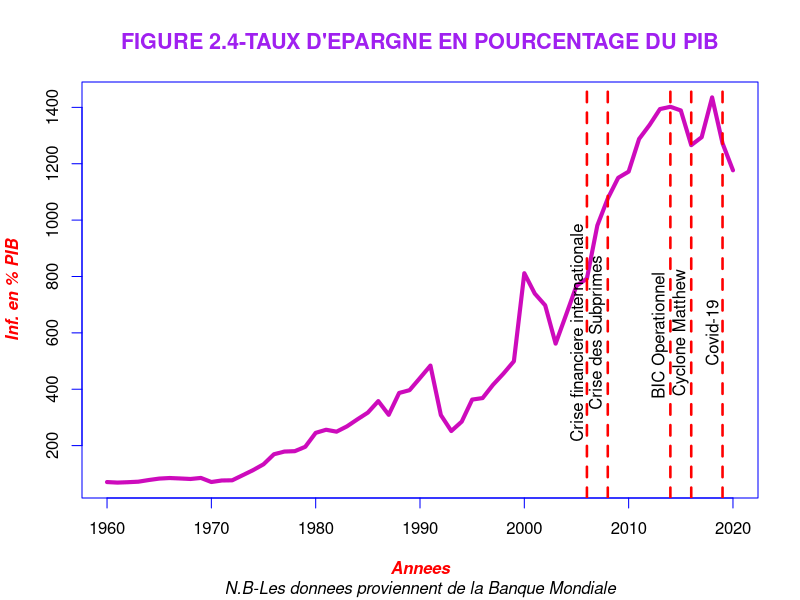
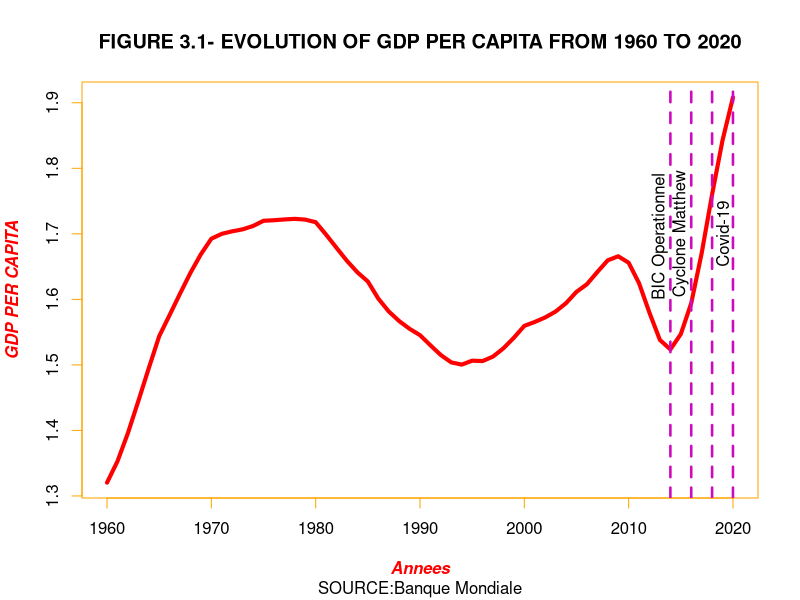

Recreate these plots in R, in order.
# INFORMATIQUE POUR SCIENCES SOCIALES (INF105- 2022J)
# MERCREDI, 13 AVRIL 2022
# DEVOIR D'INTRA

# MEMBRES DU GROUPE:
 # NAISSA INGRID JACQUET (JA184143)
 # MAGDALINA JEAN (JE175643)

setwd("~/Rstudio_TD/INF_105")

 library(tidyverse)
 library(ggplot2) 
 library(openxlsx)
df <- read.xlsx("WB_HT_DATA.xlsx")
df


     # EXTRACTION DES DONNEES QUE NOUS AURONS A MANIPULER

# A-SERIE CHRONOLOGIQUE EN ANNEE

annee<-df[2,7:67]
annee<-as.numeric(annee)
annee


# B-CREDITS DOMESTIQUES EN POURCENTAGE DU PIB 

dom<-df[134,7:67]
dom<-as.numeric(dom)
dom


# C-CREATION D'UNE BASE DE DONNEES

df1<- data.frame(annee, dom)
df1


# D-GDP PER CAPITA (CURRENT $US)

GDP<-df[52,7:67]
GDP<-as.numeric(GDP)
GDP

# E-GROSS SAVINGS (% OF GDP)
sav<-df[50,7:67]
sav<-as.numeric(sav)
sav

# F-MODIFICATION DE LA BASE DE DONNEES

df2<-data.frame(annee, dom, GDP, sav)
df2


# G-INFLATION

inf<-df[494,7:67]
inf<-as.numeric(inf)
inf


# H-RURAL POPULATION GROWTH (annual%)

rur<-df[996,7:67]
rur<-as.numeric(rur)
rur

# I-CREATION D'UNE NOUVELLE BASE DE DONNEES

df3<-data.frame(annee, dom, GDP, sav, inf, rur)
df3
  
   # REPRODUCTION DES FIGURES 2.4 ET 3.1 FIGURANT DANS LE RAPPORT

# GRAPHIQUE DE LA FIGURE 2.4

lsav<- log(sav)
plot(annee, sav, xlab="Annees", ylab="Inf. en % PIB",type="l",cex=2, lwd=4, col=6,
     main="FIGURE 2.4-TAUX D'EPARGNE EN POURCENTAGE DU PIB",
     sub="N.B-Les donnees proviennent de la Banque Mondiale", 
     font.main=2,font.lab=4, font.sub=3, cex.main=1.3,
     col.main="purple",col.lab="red", col.sub="black", col.axis="black", fg="blue")
lines(annee, inf, col="blue", type="l")

abline(v=2008, col="red", lty= 2, lwd=2.5)
text(2007,600, "Crise des Subprimes", srt=90)
abline(v=2019, col="red", lty=2, lwd=2.5)
text(2018,600, "Covid-19",srt=90)
abline(v=2006, col="red", lty=2, lwd=2.5)
text(2005,600, "Crise financiere internationale", srt=90)
abline(v=2014, col="red", lty=2, lwd=2.5)
text(2013,600, "BIC Operationnel ",srt=90)
abline(v=2016, col="red", lty=2, lwd=2.5)
text(2015,600, "Cyclone Matthew", srt=90)



# GRAPHIQUE DE LA FIGURE 3.1


plot(annee,rur, xlab ="Annees", ylab="GDP PER CAPITA",type="l", cex=2, lwd=4,
     main="FIGURE 3.1- EVOLUTION OF GDP PER CAPITA FROM 1960 TO 2020",
     sub="SOURCE:Banque Mondiale",col.sub="black",
     col="red", col.main="black",col.lab="red", col.axis="black", fg="orange",
     font.main=2, font.lab=4, font.sub=1, cex.sub=1)

     
abline(v=2020, col=6, lty=2, lwd=2.5)
text(2019,1.7, "Covid-19",srt=90)
abline(v=2018, col=6, lty=2, lwd=2.5)
abline(v=2014, col=6, lty=2, lwd=2.5)
text(2013,1.7, "BIC Operationnel ",srt=90)
abline(v=2016, col=6, lty=2, lwd=2.5)
text(2015,1.7, "Cyclone Matthew", srt=90)